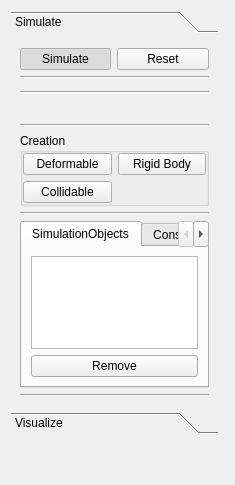
<?xml version="1.0" encoding="UTF-8"?>
<ui version="4.0">
 <class>SimulationUIWidget</class>
 <widget class="QWidget" name="SimulationUIWidget">
  <property name="geometry">
   <rect>
    <x>0</x>
    <y>0</y>
    <width>235</width>
    <height>485</height>
   </rect>
  </property>
  <property name="sizePolicy">
   <sizepolicy hsizetype="Preferred" vsizetype="Preferred">
    <horstretch>0</horstretch>
    <verstretch>0</verstretch>
   </sizepolicy>
  </property>
  <property name="windowTitle">
   <string>Form</string>
  </property>
  <layout class="QGridLayout" name="gridLayout">
   <item row="16" column="0" colspan="2">
    <spacer name="verticalSpacer">
     <property name="orientation">
      <enum>Qt::Vertical</enum>
     </property>
     <property name="sizeType">
      <enum>QSizePolicy::Minimum</enum>
     </property>
     <property name="sizeHint" stdset="0">
      <size>
       <width>20</width>
       <height>40</height>
      </size>
     </property>
    </spacer>
   </item>
   <item row="0" column="0" rowspan="3">
    <widget class="QToolBox" name="toolBox">
     <property name="currentIndex">
      <number>0</number>
     </property>
     <widget class="QWidget" name="mPageSimulate">
      <property name="geometry">
       <rect>
        <x>0</x>
        <y>0</y>
        <width>197</width>
        <height>374</height>
       </rect>
      </property>
      <attribute name="label">
       <string>Simulate</string>
      </attribute>
      <layout class="QGridLayout" name="gridLayout_10">
       <property name="leftMargin">
        <number>0</number>
       </property>
       <property name="topMargin">
        <number>0</number>
       </property>
       <property name="rightMargin">
        <number>0</number>
       </property>
       <property name="bottomMargin">
        <number>0</number>
       </property>
       <item row="0" column="0">
        <widget class="QWidget" name="widget_3" native="true">
         <layout class="QGridLayout" name="gridLayout_9">
          <property name="leftMargin">
           <number>9</number>
          </property>
          <property name="topMargin">
           <number>9</number>
          </property>
          <property name="rightMargin">
           <number>9</number>
          </property>
          <property name="bottomMargin">
           <number>9</number>
          </property>
          <item row="11" column="0" colspan="2">
           <widget class="Line" name="line_4">
            <property name="orientation">
             <enum>Qt::Horizontal</enum>
            </property>
           </widget>
          </item>
          <item row="0" column="1">
           <widget class="QPushButton" name="pushButton_3">
            <property name="text">
             <string>Reset</string>
            </property>
           </widget>
          </item>
          <item row="7" column="0" colspan="2">
           <widget class="Line" name="line">
            <property name="orientation">
             <enum>Qt::Horizontal</enum>
            </property>
           </widget>
          </item>
          <item row="8" column="0" colspan="2">
           <widget class="QGroupBox" name="groupBox">
            <property name="title">
             <string>Creation</string>
            </property>
            <layout class="QGridLayout" name="gridLayout_4">
             <property name="leftMargin">
              <number>0</number>
             </property>
             <property name="topMargin">
              <number>0</number>
             </property>
             <property name="rightMargin">
              <number>0</number>
             </property>
             <property name="bottomMargin">
              <number>0</number>
             </property>
             <item row="2" column="1">
              <widget class="QPushButton" name="mButtonCreateRigidBody">
               <property name="text">
                <string>Rigid Body</string>
               </property>
              </widget>
             </item>
             <item row="5" column="0">
              <widget class="QPushButton" name="mButtonCollidable">
               <property name="text">
                <string>Collidable</string>
               </property>
              </widget>
             </item>
             <item row="2" column="0">
              <widget class="QPushButton" name="mCreateFEMObject">
               <property name="text">
                <string>Deformable</string>
               </property>
              </widget>
             </item>
            </layout>
           </widget>
          </item>
          <item row="5" column="0" colspan="2">
           <widget class="Line" name="line_5">
            <property name="orientation">
             <enum>Qt::Horizontal</enum>
            </property>
           </widget>
          </item>
          <item row="6" column="0" colspan="2">
           <widget class="QtOwnersMembersWidget" name="mOwnersMembersWidget" native="true">
            <layout class="QVBoxLayout" name="verticalLayout_2"/>
           </widget>
          </item>
          <item row="4" column="0" colspan="2">
           <widget class="QtMembersWidget" name="mMembersWidget" native="true"/>
          </item>
          <item row="9" column="0" colspan="2">
           <widget class="Line" name="line_2">
            <property name="orientation">
             <enum>Qt::Horizontal</enum>
            </property>
           </widget>
          </item>
          <item row="0" column="0">
           <widget class="QPushButton" name="pushButton">
            <property name="text">
             <string>Simulate</string>
            </property>
            <property name="checkable">
             <bool>true</bool>
            </property>
            <property name="checked">
             <bool>true</bool>
            </property>
           </widget>
          </item>
          <item row="10" column="0" colspan="2">
           <widget class="QTabWidget" name="tabWidget">
            <property name="currentIndex">
             <number>0</number>
            </property>
            <widget class="QWidget" name="mTabSimulationObjects">
             <attribute name="title">
              <string>SimulationObjects</string>
             </attribute>
             <layout class="QGridLayout" name="gridLayout_7">
              <item row="0" column="0">
               <widget class="QWidget" name="widget" native="true">
                <layout class="QGridLayout" name="gridLayout_2">
                 <property name="leftMargin">
                  <number>0</number>
                 </property>
                 <property name="topMargin">
                  <number>0</number>
                 </property>
                 <property name="rightMargin">
                  <number>0</number>
                 </property>
                 <property name="bottomMargin">
                  <number>0</number>
                 </property>
                 <item row="3" column="0">
                  <widget class="QPushButton" name="mRemoveSimulationObject">
                   <property name="text">
                    <string>Remove</string>
                   </property>
                  </widget>
                 </item>
                 <item row="2" column="0">
                  <widget class="QListWidget" name="mListWidgetSimulationObjects"/>
                 </item>
                </layout>
               </widget>
              </item>
             </layout>
            </widget>
            <widget class="QWidget" name="mTabConstraints">
             <attribute name="title">
              <string>Constraints</string>
             </attribute>
             <layout class="QGridLayout" name="gridLayout_8">
              <item row="0" column="0">
               <widget class="QWidget" name="widget_2" native="true">
                <layout class="QGridLayout" name="gridLayout_6">
                 <property name="leftMargin">
                  <number>0</number>
                 </property>
                 <property name="topMargin">
                  <number>0</number>
                 </property>
                 <property name="rightMargin">
                  <number>0</number>
                 </property>
                 <property name="bottomMargin">
                  <number>0</number>
                 </property>
                 <item row="1" column="0">
                  <widget class="QPushButton" name="mPushButtonRemoveConstraint">
                   <property name="text">
                    <string>Remove</string>
                   </property>
                  </widget>
                 </item>
                 <item row="0" column="0">
                  <widget class="QListWidget" name="mListWidgetConstraints"/>
                 </item>
                </layout>
               </widget>
              </item>
             </layout>
            </widget>
           </widget>
          </item>
          <item row="3" column="0" colspan="2">
           <widget class="Line" name="line_6">
            <property name="orientation">
             <enum>Qt::Horizontal</enum>
            </property>
           </widget>
          </item>
         </layout>
        </widget>
       </item>
      </layout>
     </widget>
     <widget class="QWidget" name="mPageVisualize">
      <property name="geometry">
       <rect>
        <x>0</x>
        <y>0</y>
        <width>211</width>
        <height>284</height>
       </rect>
      </property>
      <attribute name="label">
       <string>Visualize</string>
      </attribute>
      <layout class="QGridLayout" name="gridLayout_12">
       <property name="leftMargin">
        <number>0</number>
       </property>
       <property name="topMargin">
        <number>0</number>
       </property>
       <property name="rightMargin">
        <number>0</number>
       </property>
       <property name="bottomMargin">
        <number>0</number>
       </property>
       <item row="0" column="0">
        <widget class="QWidget" name="widget_4" native="true">
         <layout class="QGridLayout" name="gridLayout_11">
          <property name="leftMargin">
           <number>0</number>
          </property>
          <property name="topMargin">
           <number>0</number>
          </property>
          <property name="rightMargin">
           <number>0</number>
          </property>
          <property name="bottomMargin">
           <number>0</number>
          </property>
          <item row="0" column="0">
           <widget class="QScrollArea" name="scrollArea">
            <property name="horizontalScrollBarPolicy">
             <enum>Qt::ScrollBarAlwaysOff</enum>
            </property>
            <property name="widgetResizable">
             <bool>true</bool>
            </property>
            <widget class="QWidget" name="scrollAreaWidgetContents">
             <property name="geometry">
              <rect>
               <x>0</x>
               <y>0</y>
               <width>209</width>
               <height>282</height>
              </rect>
             </property>
             <layout class="QGridLayout" name="gridLayout_14">
              <item row="0" column="0">
               <widget class="QWidget" name="widget_5" native="true">
                <layout class="QGridLayout" name="gridLayout_13">
                 <property name="leftMargin">
                  <number>0</number>
                 </property>
                 <property name="topMargin">
                  <number>0</number>
                 </property>
                 <property name="rightMargin">
                  <number>0</number>
                 </property>
                 <property name="bottomMargin">
                  <number>0</number>
                 </property>
                 <item row="3" column="0">
                  <widget class="QCheckBox" name="mCheckBoxCollisionSphereLevel">
                   <property name="text">
                    <string>Render Collision Sphere</string>
                   </property>
                  </widget>
                 </item>
                 <item row="4" column="0">
                  <widget class="QWidget" name="widget_6" native="true">
                   <layout class="QGridLayout" name="gridLayout_15">
                    <property name="leftMargin">
                     <number>0</number>
                    </property>
                    <property name="topMargin">
                     <number>0</number>
                    </property>
                    <property name="rightMargin">
                     <number>0</number>
                    </property>
                    <property name="bottomMargin">
                     <number>0</number>
                    </property>
                    <item row="4" column="1">
                     <widget class="QSpinBox" name="mSpinBoxCollisionSphereLevel">
                      <property name="enabled">
                       <bool>false</bool>
                      </property>
                     </widget>
                    </item>
                    <item row="5" column="1">
                     <widget class="QCheckBox" name="mCheckBoxRenderAllCollisionSpheres">
                      <property name="enabled">
                       <bool>false</bool>
                      </property>
                      <property name="text">
                       <string>Render All</string>
                      </property>
                     </widget>
                    </item>
                    <item row="5" column="0">
                     <widget class="QCheckBox" name="mCheckBoxRenderLeafs">
                      <property name="enabled">
                       <bool>false</bool>
                      </property>
                      <property name="text">
                       <string>Render Leafs</string>
                      </property>
                      <property name="checked">
                       <bool>false</bool>
                      </property>
                     </widget>
                    </item>
                    <item row="4" column="0">
                     <widget class="QLabel" name="label">
                      <property name="text">
                       <string>Level</string>
                      </property>
                     </widget>
                    </item>
                   </layout>
                  </widget>
                 </item>
                 <item row="10" column="0">
                  <spacer name="verticalSpacer_2">
                   <property name="orientation">
                    <enum>Qt::Vertical</enum>
                   </property>
                   <property name="sizeHint" stdset="0">
                    <size>
                     <width>20</width>
                     <height>40</height>
                    </size>
                   </property>
                  </spacer>
                 </item>
                </layout>
               </widget>
              </item>
             </layout>
            </widget>
           </widget>
          </item>
         </layout>
        </widget>
       </item>
      </layout>
     </widget>
    </widget>
   </item>
  </layout>
 </widget>
 <customwidgets>
  <customwidget>
   <class>QtMembersWidget</class>
   <extends>QWidget</extends>
   <header>ui/qt/QtMembersWidget.h</header>
   <container>1</container>
  </customwidget>
  <customwidget>
   <class>QtOwnersMembersWidget</class>
   <extends>QWidget</extends>
   <header>ui/qt/QtOwnersMembersWidget.h</header>
   <container>1</container>
  </customwidget>
 </customwidgets>
 <resources/>
 <connections/>
</ui>
